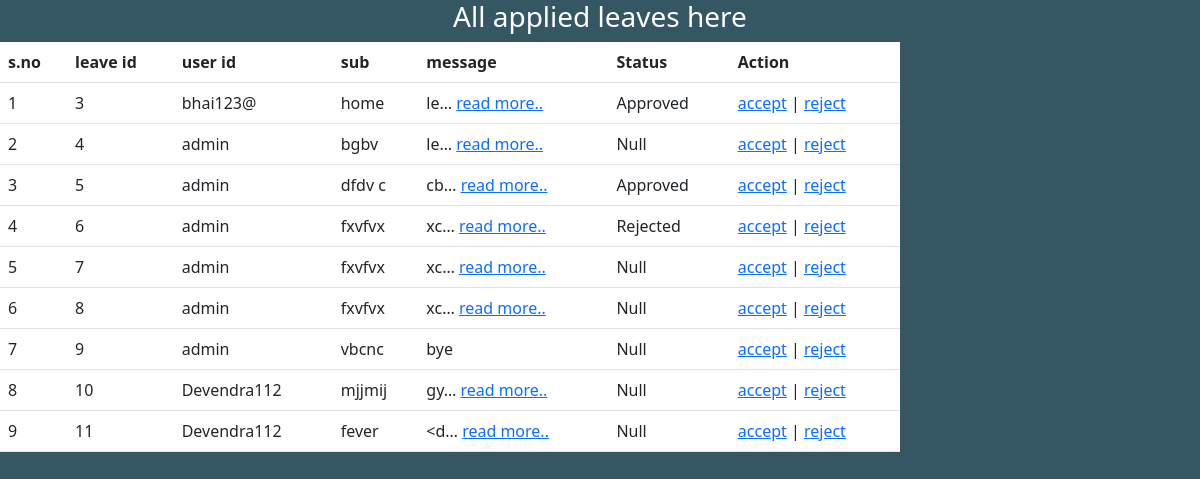
The page /leave_list/ (signed in) on the database its author committed.
### taskapp/models.py (models this page shows)
class Leave_apply(models.Model):
    lid=models.IntegerField(primary_key=True)
    user=models.ForeignKey(User, on_delete=models.CASCADE)
    subject=models.CharField(max_length=100)
    Message=models.TextField()
    STATUS_CHOICES = (
        ('Approved','Approved'),
        ('Rejected','Rejected'),
    )
    status=models.CharField(max_length=50,choices=STATUS_CHOICES, default='Null')

### taskapp/views.py (the view)
# urls.py: path('leave_list/', views.leaves_list, name='leaves_list'),
@login_required
def leaves_list(request):
    leaves=Leave_apply.objects.all()
    data={'leaves':leaves}
    return render(request,'admin/leave_list.html',data)

### templates/admin/leave_list.html (shortened to what this page needs)
{% extends 'base.html' %}
{% block body %}
<link rel="stylesheet" type="text/css" href="/static/css/style.css">
<!DOCTYPE html>
<html lang="en">
<head>
</head>
<body>
    <center><h3 style="color:white;">All applied leaves here</h3></center>
    <table class="table" style="background-color: whitesmoke; width: 75vw;">
        <tr>
            <th>s.no</th>
            <th>leave id</th>
            <th>user id</th>
            <th>sub</th>
            <th>message</th>
            <th>Status</th>
            <th>Action</th>
        </tr>
        <tbody>
        {% for leave in  leaves %}
            <tr>
                <td>{{ forloop.counter }}</td>
                <td>{{ leave.lid }}</td>
                <td>{{ leave.user }}</td>
                <td>{{ leave.subject }}</td>
                <td>
                    <div class="leave-message">
                        {% if leave.Message|length > 3 %}
                            {{ leave.Message|truncatechars:3 }}
                            <a href="{% url 'full_message' leave_id=leave.lid %}" class="show-full-message">read more..</a>
                        {% else %}
                            {{ leave.Message }}
                        {% endif %}
                    </div>
                </td>
                <td>{{ leave.status }}</td>
                <td>
                    <a href="{% url 'accept_leave' leave_id=leave.lid %}">accept</a> |
                    <a href="{% url 'reject_leave' leave_id=leave.lid %}">reject</a>
                </td>
            </tr>
        {% endfor %}
        </tbody>
    </table>
</body>
</html>
{% endblock body %}

### static/css/style.css (style rules this page uses)
* { padding: 0px; margin: 0px; }
body { background-color: #355764; }

### rows shown on the page
Leave_apply: lid "3", user "bhai123@", subject "home", Message "le…", status "Approved"
Leave_apply: lid "4", user "admin", subject "bgbv", Message "le…", status "Null"
Leave_apply: lid "5", user "admin", subject "dfdv c", Message "cb…", status "Approved"
Leave_apply: lid "6", user "admin", subject "fxvfvx", Message "xc…", status "Rejected"
Leave_apply: lid "7", user "admin", subject "fxvfvx", Message "xc…", status "Null"
Leave_apply: lid "8", user "admin", subject "fxvfvx", Message "xc…", status "Null"
Leave_apply: lid "9", user "admin", subject "vbcnc", Message "bye", status "Null"
Leave_apply: lid "10", user "Devendra112", subject "mjjmij", Message "gy…", status "Null"
Leave_apply: lid "11", user "Devendra112", subject "fever", Message "<d…", status "Null"
